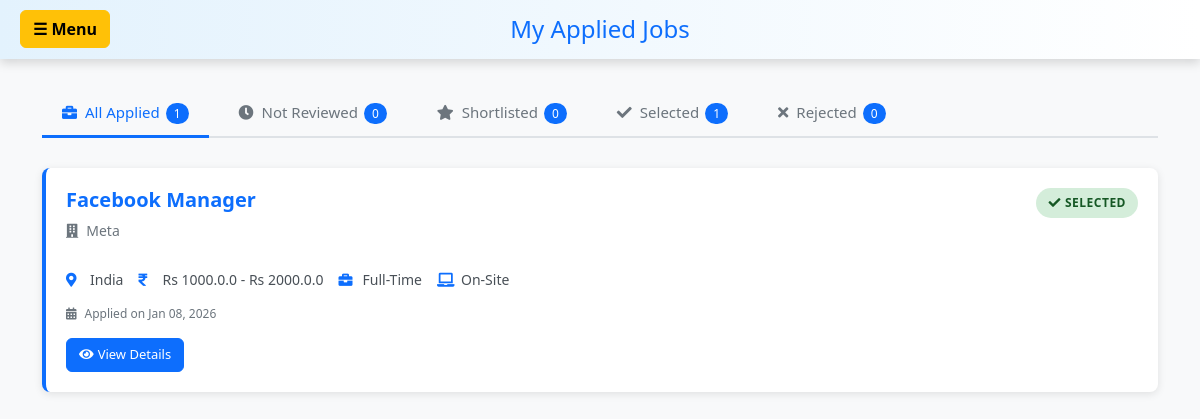
Page /applied-jobs/ (signed in) on the earlier database version.
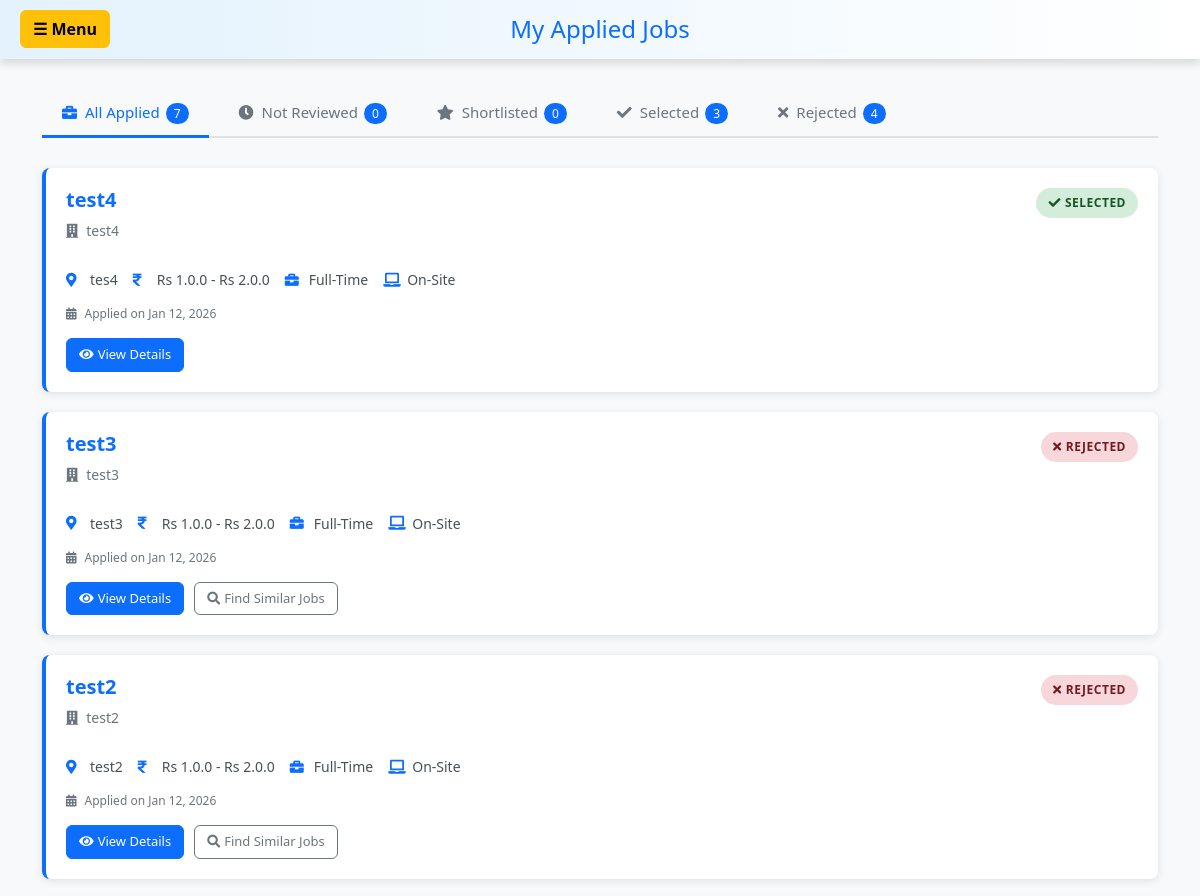
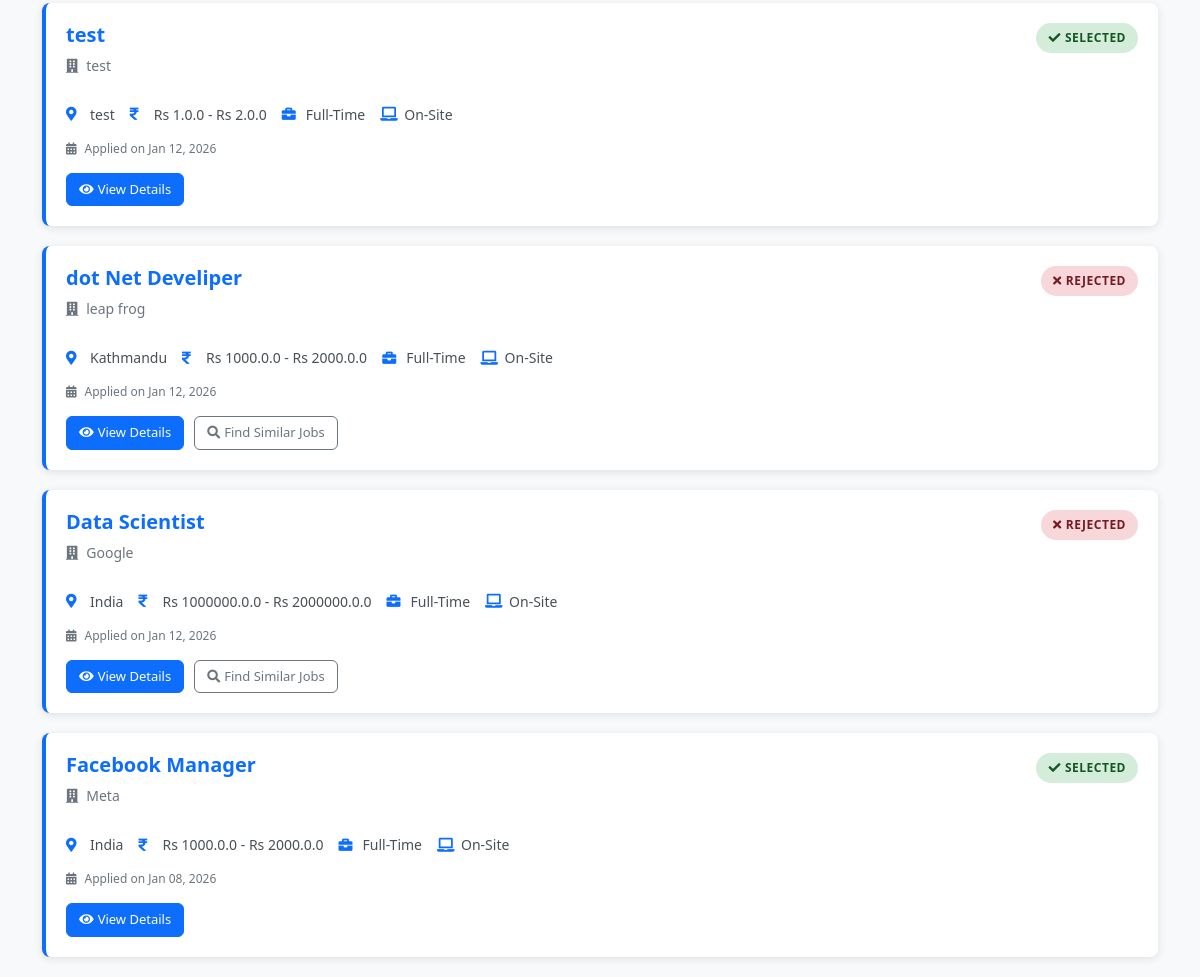
Same page on the later database version (2 pictures, top to bottom).
### hr/models.py (models this page shows, shortened)
class JobPost(models.Model):
    user=models.ForeignKey(User,on_delete=models.CASCADE)
    title=models.CharField(max_length=200)
    address=models.CharField(max_length=200)
    CompanyName=models.CharField(max_length=200)
    salaryLow=models.FloatField(default=0, validators=[MinValueValidator(0)])
    salaryHigh=models.FloatField(default=0, validators=[MinValueValidator(0)])
    applycount=models.IntegerField(default=0)
    lastDateToApply=models.DateField()
    created_at=models.DateTimeField(auto_now_add=True, null=True)
    employment_type = models.CharField(max_length=20, choices=EMPLOYMENT_TYPE_CHOICES, default='full-time', null=True, blank=True)
    work_mode = models.CharField(max_length=20, choices=WORK_MODE_CHOICES, default='on-site', null=True, blank=True)

class candidateApplication(models.Model):
    user=models.ForeignKey(User,on_delete=models.CASCADE)
    job = models.ForeignKey(JobPost,on_delete=models.CASCADE)
    education_level = models.CharField(
        max_length=20,
        choices=EDUCATION_CHOICES,
        default='BACHELOR'
    )
    passingYear = models.CharField(
        max_length=20,
        choices=PASSING_YEAR_CHOICES,
        default='currently_running'
    )
    yearOfExp=models.IntegerField(
        default=0,
        validators=[MinValueValidator(0)]
    )
    resume=models.FileField(upload_to="resume")
    support_documents=models.FileField(
        upload_to="support_docs",
        null=True,
        blank=True,
        help_text="Optional: Academic documents (PDF only, max 5MB)"
    )
    status=models.CharField(choices=STATUS_CHOICE, default="pending", max_length=20)
    applied_at=models.DateTimeField(auto_now_add=True, null=True)
    class Meta:
        unique_together = ('user', 'job')

### candidate/views.py (the view)
# urls.py: path("applied-jobs/", views.applied_jobs, name='applied_jobs'),  # Added applied jobs route
@login_required(login_url='login_user')
def applied_jobs(request):
    applications = candidateApplication.objects.filter(
        user=request.user
    ).select_related('job').order_by('-applied_at')
    applied_jobs_list = []
    for app in applications:
        applied_jobs_list.append({
            'job': app.job,
            'application': app,
            'status': app.status,
            'applied_at': app.applied_at,
        })
    pending_count = applications.filter(status='pending').count()
    shortlisted_count = applications.filter(status='shortlisted').count()
    selected_count = applications.filter(status='selected').count()
    rejected_count = applications.filter(status='rejected').count()
    context = {
        'applied_jobs': applied_jobs_list,
        'total_count': applications.count(),
        'pending_count': pending_count,
        'shortlisted_count': shortlisted_count,
        'selected_count': selected_count,
        'rejected_count': rejected_count,
    }
    return render(request, 'candidate/applied_jobs.html', context)

### candidate/templates/candidate/applied_jobs.html (shortened to what the changed rows need)
<!DOCTYPE html>
<html lang="en">
<head>
    <link href="https://cdn.jsdelivr.net/npm/bootstrap@5.3.8/dist/css/bootstrap.min.css" rel="stylesheet">
    <link rel="stylesheet" href="https://cdnjs.cloudflare.com/ajax/libs/font-awesome/5.15.3/css/all.min.css">
</head>
<body>
    <div class="top-bar">
        <h2>My Applied Jobs</h2>
    </div>
    <div class="container">
        <div class="tabs-container">
            <button class="tab-btn active" data-status="all" onclick="filterJobs(this)">
                <i class="fas fa-briefcase me-2"></i>All Applied<span class="count-badge">{{ total_count }}</span>
            </button>
            <button class="tab-btn" data-status="selected" onclick="filterJobs(this)">
                <i class="fas fa-check me-2"></i>Selected<span class="count-badge">{{ selected_count }}</span>
            </button>
            <button class="tab-btn" data-status="rejected" onclick="filterJobs(this)">
                <i class="fas fa-times me-2"></i>Rejected<span class="count-badge">{{ rejected_count }}</span>
            </button>
        </div>
        {% if applied_jobs %}
        <div id="jobs-container">
            {% for item in applied_jobs %}
            <div class="applied-job-card" data-status="{{ item.status }}">
                <div class="d-flex justify-content-between align-items-start mb-3">
                    <div>
                        <h5 class="job-title">{{ item.job.title }}</h5>
                        <p class="job-company"><i class="fas fa-building me-2"></i>{{ item.job.CompanyName }}</p>
                    </div>
                    <span class="status-badge status-{{ item.status }}">
                        {% if item.status == 'pending' %}
                            <i class="fas fa-clock me-1"></i>Not Reviewed
                        {% elif item.status == 'shortlisted' %}
                            <i class="fas fa-star me-1"></i>Shortlisted
                        {% elif item.status == 'selected' %}
                            <i class="fas fa-check me-1"></i>Selected
                        {% elif item.status == 'rejected' %}
                            <i class="fas fa-times me-1"></i>Rejected
                        {% endif %}
                    </span>
                </div>
                <div class="job-details">
                    <div class="job-detail-item">
                        <i class="fas fa-map-marker-alt"></i>
                        <span>{{ item.job.address }}</span>
                    </div>
                    <div class="job-detail-item">
                        <i class="fas fa-rupee-sign"></i>
                        <span>Rs {{ item.job.salaryLow }}.0 - Rs {{ item.job.salaryHigh }}.0</span>
                    </div>
                    <div class="job-detail-item">
                        <i class="fas fa-briefcase"></i>
                        <span>{{ item.job.employment_type|title }}</span>
                    </div>
                    <div class="job-detail-item">
                        <i class="fas fa-laptop"></i>
                        <span>{{ item.job.work_mode|title }}</span>
                    </div>
                </div>
                <div class="applied-date">
                    <i class="fas fa-calendar-alt me-2"></i>Applied on {{ item.applied_at|date:"M d, Y" }}
                </div>
                <div class="action-buttons">
                    <a href="{% url 'job_detail' item.job.id %}" class="btn btn-primary btn-small">
                        <i class="fas fa-eye me-1"></i>View Details
                    </a>
                    {% if item.status == 'rejected' %}
                    <a href="{% url 'candidate_dashboard' %}" class="btn btn-outline-secondary btn-small">
                        <i class="fas fa-search me-1"></i>Find Similar Jobs
                    </a>
                    {% endif %}
                </div>
            </div>
            {% endfor %}
        </div>
        {% endif %}
    </div>
</body>
</html>

Differences in the rows shown:
added JobPost: job "test4", job.CompanyName "test4", shows "SELECTED", job.address "tes4", job.salaryLow "1.0", job.salaryHigh "2.0", job.employment_type "Full-Time", job.work_mode "On-Site", applied_at "Jan 12, 2026"
added JobPost: job "test3", job.CompanyName "test3", shows "REJECTED", job.address "test3", job.salaryLow "1.0", job.salaryHigh "2.0", job.employment_type "Full-Time", job.work_mode "On-Site", applied_at "Jan 12, 2026", shows "Find Similar Jobs"
added JobPost: job "test2", job.CompanyName "test2", shows "REJECTED", job.address "test2", job.salaryLow "1.0", job.salaryHigh "2.0", job.employment_type "Full-Time", job.work_mode "On-Site", applied_at "Jan 12, 2026", shows "Find Similar Jobs"
added JobPost: job "test", job.CompanyName "test", shows "SELECTED", job.address "test", job.salaryLow "1.0", job.salaryHigh "2.0", job.employment_type "Full-Time", job.work_mode "On-Site", applied_at "Jan 12, 2026"
added JobPost: job "dot Net Develiper", job.CompanyName "leap frog", shows "REJECTED", job.address "Kathmandu", job.salaryLow "1000.0", job.salaryHigh "2000.0", job.employment_type "Full-Time", job.work_mode "On-Site", applied_at "Jan 12, 2026", shows "Find Similar Jobs"
now on this page (row edited): JobPost: job "Data Scientist", job.CompanyName "Google", shows "REJECTED", job.address "India", job.salaryLow "1000000.0", job.salaryHigh "2000000.0", job.employment_type "Full-Time", job.work_mode "On-Site", applied_at "Jan 12, 2026", shows "Find Similar Jobs"
Other differences:
{{ total_count }}: "1" → "7"
{{ selected_count }}: "1" → "3"
{{ rejected_count }}: "0" → "4"
